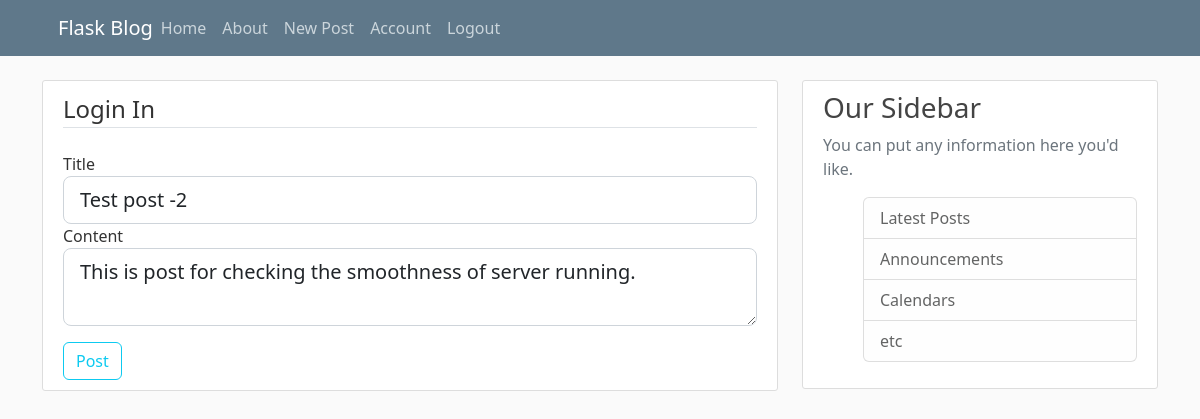
The app's page /post/23/update (signed in) with its own data.
### flaskblog/models.py (models this page shows, shortened)
class Post(db.Model) :
    id=db.Column(db.Integer,primary_key=True)
    title=db.Column(db.String(20),unique=True,nullable=False)
    date_posted=db.Column(db.DateTime,nullable=False,default=datetime.utcnow)
    content=db.Column(db.Text,nullable=False)
    user_id=db.Column(db.Integer,db.ForeignKey('user.id'),nullable=False)

### flaskblog/routes.py (the view)
@app.route("/post/<int:post_id>/update",methods=['GET','POST'])
def update_post(post_id):
    post=Post.query.get_or_404(post_id)
    if post.author!=current_user:
        abort(403)
    form=PostForm()
    if form.validate_on_submit():
        post.title=form.title.data
        post.content=form.content.data
        db.session.commit()
        flash('Yout post has been updated!','success')
        return redirect(url_for('post',post_id=post.id))
    elif request.method=='GET':
        form.title.data=post.title
        form.content.data=post.content
    return render_template('create_post.html',title='Update post',form=form,legend='Update Post')

### flaskblog/forms.py
class PostForm(FlaskForm):
   title=StringField('Title',validators=[DataRequired()])
   content=TextAreaField('Content',validators=[DataRequired()])
   submit=SubmitField('Post')

### flaskblog/models.py (called while the page is built)
@login_manager.user_loader
def load_user(user_id):
    return User.query.get(int(user_id))

### flaskblog/templates/create_post.html (shortened to what this page needs)
{% extends "layout.html"%}
{%block content %}
    <div class="content-section">
        <form method="POST" action="">
            <fieldset class="form-group">
                <legend class="border-bottom mb-4">Login In </legend>
                <div class="form-group">
                    {{form.title.label(class="form-control-label")}}
                    {%if form.title.errors%}
                        {{form.title(class="form-control form-control-lg is-invalid")}}
                        <div class="invalid-feedback">
                            {%for error in form.title.errors%}
                            <span>{{error}}<span>
                            {%endfor%}
                        </div>
                    {%else%}
                    {{form.title(class="form-control form-control-lg")}}
                    {%endif%}
                </div>
                <div class="form-group">
                    {{form.content.label(class="form-control-label")}}
                    {%if form.content.errors%}
                        {{form.content(class="form-control form-control-lg is-invalid")}}
                        <div class="invalid-feedback">
                            {%for error in form.content.errors%}
                                <span>{{error}}<span>
                            {%endfor%}
                        </div>
                    {%else%}
                        {{form.content(class=" form-control form-control-lg")}}
                    {%endif%}
                </div>
            </fieldset>
            <div class="form-group mt-3">
                {{form.submit(class="btn btn-outline-info")}}
            </div>
        </form>
    </div>
{%endblock content%}

### flaskblog/static/main.css (style rules this page uses)
body { background: #fafafa; color: #333333; margin-top: 5rem; }
.content-section { background: #ffffff; padding: 10px 20px; border: 1px solid #dddddd; border-radius: 3px; margin-bottom: 20px; }

### records on screen
Post: title "Test post -2", content "This is post for checking the smoothness of server running."
